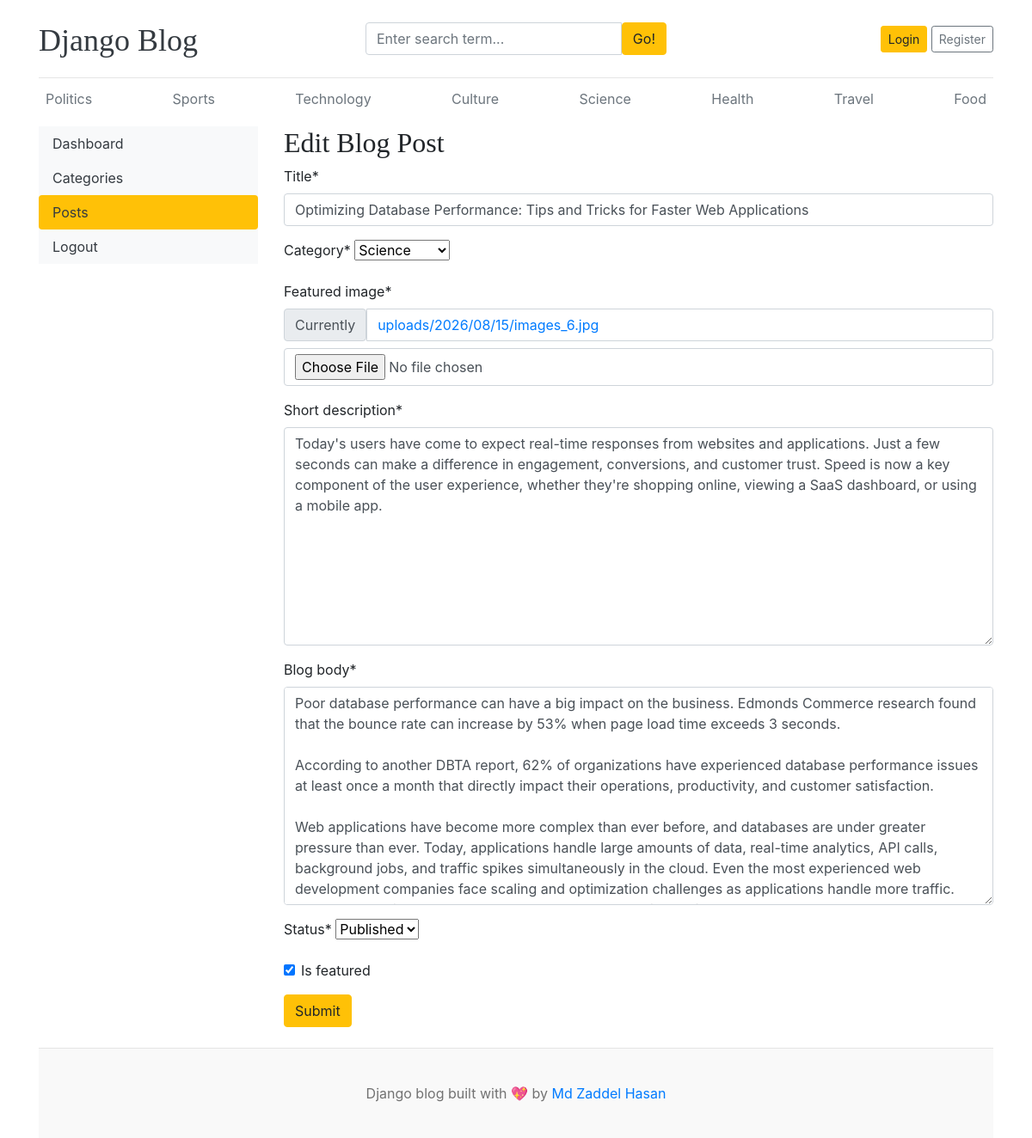
Page /dashboard/posts/edit/7/ on the earlier database version.
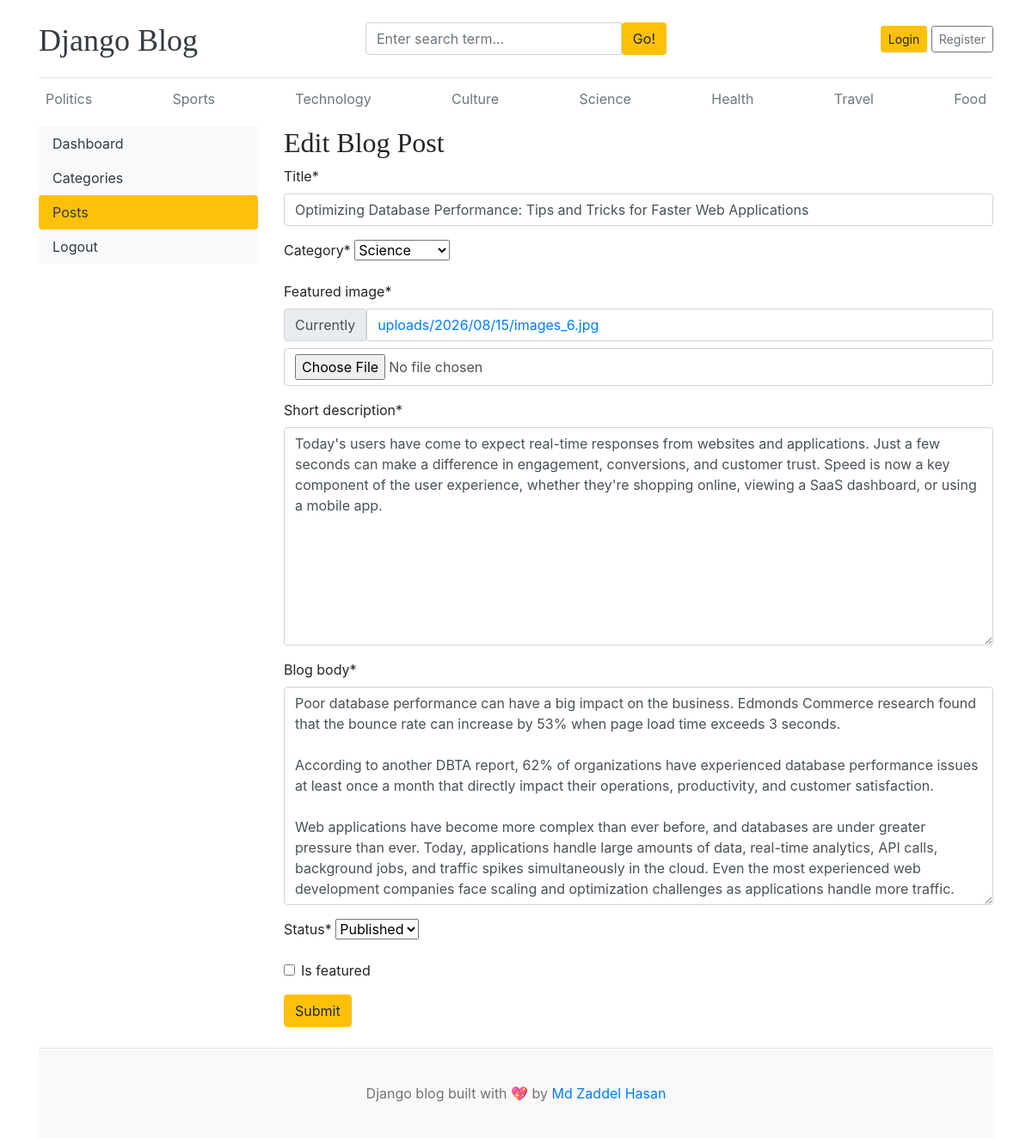
Same page on the later database version.
### blogs/models.py (models this page shows, shortened)
class Blog(models.Model):
    title = models.CharField(max_length=200)
    slug = models.SlugField(max_length=200, unique=True, blank=True)
    category = models.ForeignKey(Category, on_delete=models.CASCADE)
    author = models.ForeignKey(User, on_delete=models.CASCADE)
    featured_image = models.ImageField(upload_to='uploads/%Y/%m/%d/')
    short_description = models.TextField(max_length=500)
    blog_body = models.TextField(max_length=2000)
    status = models.CharField(max_length=20, choices=STATUS_CHOICES, default="Draft")
    is_featured = models.BooleanField(default=False)
    created_at = models.DateTimeField(auto_now_add=True)
    updated_at = models.DateTimeField(auto_now=True)
    class Meta:
        verbose_name = 'Blog'
        verbose_name_plural = 'Blogs'

### dashboards/views.py (the view, shortened to what this page needs)
# urls.py: path('posts/edit/<int:pk>/', views.edit_post, name='edit_post'),
def edit_post(request, pk):
    post = get_object_or_404(Blog, pk=pk)
    form = BlogPostForm(instance=post)
    context = {
        'form': form,
        'post': post
    }
    return render(request, 'dashboard/edit_post.html', context)

### dashboards/forms.py
class BlogPostForm(forms.ModelForm):
    class Meta:
        model = Blog
        fields = ('title', 'category', 'featured_image', 'short_description', 'blog_body', 'status', 'is_featured')

### blogs/context_processors.py (called while the page is built)
def get_categories(request):
    categories = Category.objects.all()
    return dict(categories=categories)

def get_social_link(request):
    social_links = SocialLink.objects.all()
    return dict(social_links=social_links)

### blogs/models.py (called while the page is built)
    def __str__(self):
        return self.category_name

### templates/dashboard/edit_post.html (shortened to what this page needs)
{% extends 'base.html' %}
{% block content %}
{% load crispy_forms_tags %}
<div class="row">
    {% include 'dashboard/sidebar.html' %}
    <div class="col-md-9">
        <h2>Edit Blog Post</h2>
        <form action="{% url 'edit_post' post.id %}" method="POST" enctype="multipart/form-data">
            {{ form | crispy }}
            <button type="submit" class="btn btn-warning">Submit</button>
        </form>
        <br>
    </div>
</div>
{% endblock %}

Differences in the rows shown:
changed Blog "Optimizing Database Performance: Tips and Tricks for Faster Web Applications": is_featured "☑" → "☐"
